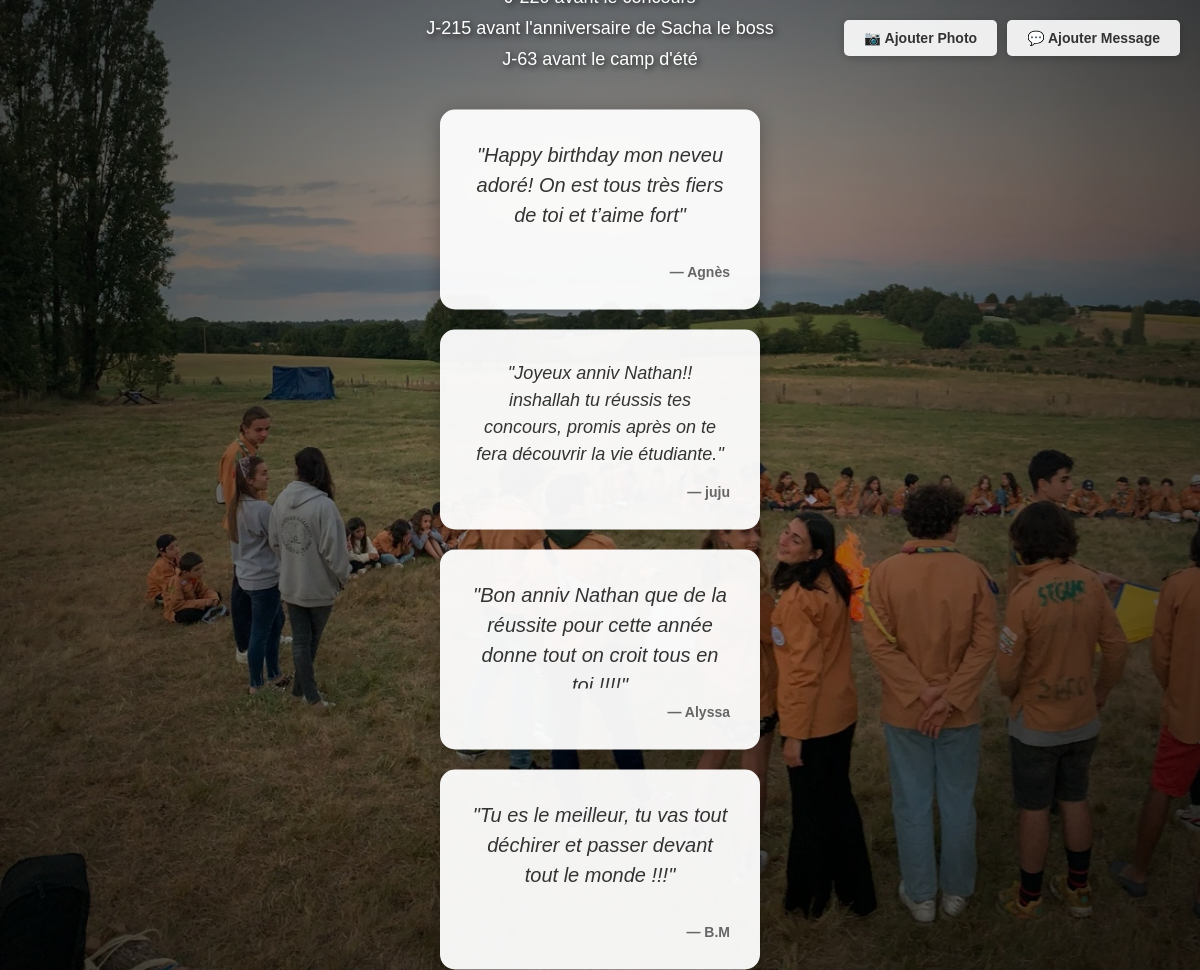
/annee/nathan/, run on the app's committed database.
### annee/models.py (models this page shows, shortened)
class Message(models.Model):
    texte = models.TextField()
    auteur = models.CharField(max_length=200)
    date_creation = models.DateTimeField(auto_now_add=True)
    class Meta:
        ordering = ['-date_creation']

### annee/views.py (the view, shortened to what this page needs)
# urls.py: path('nathan/', views.wall, name='wall'),
def wall(request):
    try:
        photos_dir = os.path.join(settings.MEDIA_ROOT, 'annee', 'photos')
        photos = []
        messages_csv = []
        csv_path = os.path.join(settings.BASE_DIR, 'log', 'annee', 'static', 'messages.csv')
        try:
            messages_db = Message.objects.all()
            messages_db_list = [{'texte': msg.texte, 'auteur': msg.auteur} for msg in messages_db]
        except Exception:
            messages_db_list = []
        all_messages = messages_csv + messages_db_list
        max_messages = 4
        if all_messages and len(all_messages) > 0:
            selected_messages = random.sample(all_messages, min(len(all_messages), max_messages))
        else:
            selected_messages = []
        max_photos = 12
        if photos and len(photos) > 0:
            selected_photos = random.sample(photos, min(len(photos), max_photos))
        else:
            selected_photos = []
        context = {
            'selected_photos': selected_photos,
            'selected_messages': selected_messages,
            'photo_form': PhotoUploadForm(),
            'message_form': MessageForm(),
            'MEDIA_URL': settings.MEDIA_URL,
        }
        return render(request, 'annee/wall.html', context)
    except Exception as e:
        import traceback
        print(f"Erreur dans wall(): {e}")
        print(traceback.format_exc())
        context = {
            'selected_photos': [],
            'selected_messages': [],
            'photo_form': PhotoUploadForm(),
            'message_form': MessageForm(),
            'MEDIA_URL': settings.MEDIA_URL,
        }
        return render(request, 'annee/wall.html', context)

### annee/templates/annee/wall.html (shortened to what this page needs)
<!DOCTYPE html>
{% load static %}
<html lang="fr">
<head>
</head>
<body>
    <div class="controls">
        <button class="btn" onclick="openPhotoModal()">📷 Ajouter Photo</button>
        <button class="btn" onclick="openMessageModal()">💬 Ajouter Message</button>
    </div>
    <div class="center-content">
        <div class="countdowns">
            <div class="countdown-item" id="countdown-concours"></div>
            <div class="countdown-item" id="countdown-anniversaire"></div>
            <div class="countdown-item" id="countdown-camp"></div>
        </div>
        {% if selected_messages %}
        <div class="messages-grid">
            {% for msg in selected_messages %}
            <div class="random-message">
                <div class="texte">"{{ msg.texte }}"</div>
                <div class="auteur">— {{ msg.auteur }}</div>
            </div>
            {% endfor %}
        </div>
        {% endif %}
    </div>
</body>
</html>

### annee/templates/annee/wall.html (style rules this page uses)
* { margin: 0; padding: 0; box-sizing: border-box; }
body { font-family: 'Arial', sans-serif; overflow: hidden; position: relative; width: 100vw; height: 100vh; }
.controls { position: fixed; top: 20px; right: 20px; z-index: 1000; display: flex; gap: 10px; }
.btn { padding: 10px 20px; background: rgba(255, 255, 255, 0.9); border: none; border-radius: 5px; cursor: pointer; font-size: 14px; font-weight: bold; color: #333; transition: all 0.3s ease; box-shadow: 0 2px 10px rgba(0, 0, 0, 0.2); }
.center-content { position: absolute; top: 50%; left: 50%; transform: translate(-50%, -50%); text-align: center; z-index: 100; }
.countdowns { display: flex; flex-direction: column; gap: 10px; margin-bottom: 40px; }
.countdown-item { font-size: 18px; color: white; text-shadow: 2px 2px 6px rgba(0, 0, 0, 0.8); font-weight: 500; }
.messages-grid { display: flex; flex-wrap: wrap; gap: 20px; justify-content: center; }
.random-message { background: rgba(255, 255, 255, 0.95); padding: 30px; border-radius: 15px; width: 320px; height: 200px; box-shadow: 0 4px 20px rgba(0, 0, 0, 0.3); animation: fadeIn 1s ease-in; display: flex; flex-direction: column; justify-content: space-between; overflow: hidden; }
.random-message .texte { color: #333; margin-bottom: 15px; line-height: 1.5; font-style: italic; overflow: hidden; text-overflow: ellipsis; display: -webkit-box; -webkit-line-clamp: 6; -webkit-box-orient: vertical; flex: 1; font-size: clamp(12px, 2.5vw, 20px); }
.random-message .auteur { font-size: 14px; color: #666; text-align: right; font-weight: bold; margin-top: auto; flex-shrink: 0; }

### data on the page
Message: texte "Happy birthday mon neveu adoré! On est tous très fiers de toi et t’aime fort", auteur "Agnès"
Message: texte "Joyeux anniv Nathan!! inshallah tu réussis tes concours, promis après on te fera découvrir la vie étudiante.", auteur "juju"
Message: texte "Bon anniv Nathan que de la réussite pour cette année donne tout on croit tous…", auteur "Alyssa"
Message: texte "Tu es le meilleur, tu vas tout déchirer et passer devant tout le monde !!!", auteur "B.M"
